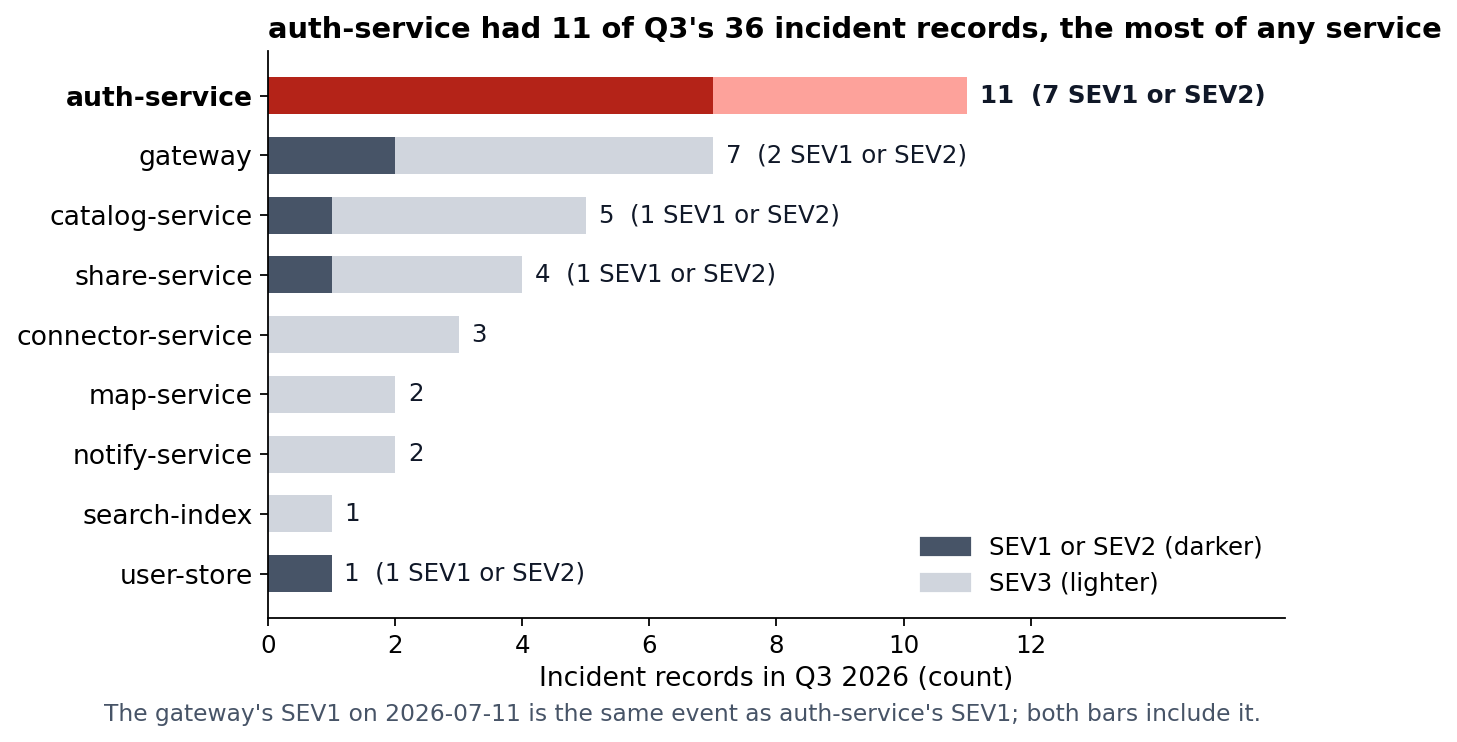

Generate this figure with Python:
"""Incident statistics and chart for report.md, section 3.

Run from the folder that contains report.md:
    python report.assets/incidents.py
Reads report.data/incidents-q3.csv, prints the per-service statistics (they are reproduced in
report.evidence.md) and writes report.assets/incidents.png.
"""
import collections
import csv
from pathlib import Path

import matplotlib

matplotlib.use("Agg")
import matplotlib.pyplot as plt
from matplotlib.patches import Patch

HERE = Path(__file__).resolve().parent
CSV_PATH = HERE.parent / "report.data" / "incidents-q3.csv"
PNG_PATH = HERE / "incidents.png"
FOCUS = "auth-service"
SEVERE = ("SEV1", "SEV2")

with open(CSV_PATH, encoding="utf-8", newline="") as fh:
    rows = list(csv.DictReader(fh))

per = collections.defaultdict(lambda: {"severe": 0, "sev3": 0, "minutes": 0})
for r in rows:
    d = per[r["service"]]
    d["severe" if r["severity"] in SEVERE else "sev3"] += 1
    d["minutes"] += int(r["duration_min"])

order = sorted(per, key=lambda s: (-(per[s]["severe"] + per[s]["sev3"]), s))

print("service            records  sev1/2  sev3  minutes")
for s in order:
    d = per[s]
    print(f"{s:18} {d['severe'] + d['sev3']:7} {d['severe']:7} {d['sev3']:5} {d['minutes']:8}")
print(f"{'total':18} {len(rows):7} {sum(d['severe'] for d in per.values()):7} "
      f"{sum(d['sev3'] for d in per.values()):5} {sum(d['minutes'] for d in per.values()):8}")

total_focus = per[FOCUS]["severe"] + per[FOCUS]["sev3"]
fig, ax = plt.subplots(figsize=(8.2, 4.6), dpi=160)
ypos = list(range(len(order)))[::-1]
for y, s in zip(ypos, order):
    severe, sev3 = per[s]["severe"], per[s]["sev3"]
    dark, light = ("#B42318", "#FDA29B") if s == FOCUS else ("#475467", "#D0D5DD")
    ax.barh(y, severe, color=dark, height=0.62)
    ax.barh(y, sev3, left=severe, color=light, height=0.62)
    label = str(severe + sev3) + (f"  ({severe} SEV1 or SEV2)" if severe else "")
    ax.text(severe + sev3 + 0.2, y, label, va="center", fontsize=11,
            fontweight="bold" if s == FOCUS else "normal", color="#101828")

ax.set_yticks(ypos)
ax.set_yticklabels(order, fontsize=12)
for tick in ax.get_yticklabels():
    if tick.get_text() == FOCUS:
        tick.set_fontweight("bold")
ax.set_xlim(0, 16)
ax.set_xticks(range(0, 13, 2))
ax.tick_params(axis="x", labelsize=11)
ax.set_xlabel("Incident records in Q3 2026 (count)", fontsize=12)
ax.set_title(f"{FOCUS} had {total_focus} of Q3's {len(rows)} incident records, the most of any service",
             loc="left", fontsize=13, fontweight="bold")
ax.spines[["top", "right"]].set_visible(False)
ax.legend(handles=[Patch(color="#475467", label="SEV1 or SEV2 (darker)"),
                   Patch(color="#D0D5DD", label="SEV3 (lighter)")],
          loc="lower right", frameon=False, fontsize=11)
fig.text(0.0, -0.03, "The gateway's SEV1 on 2026-07-11 is the same event as auth-service's SEV1; "
         "both bars include it.", fontsize=10.5, color="#475467")
fig.savefig(PNG_PATH, bbox_inches="tight")
print("wrote", PNG_PATH.name)
